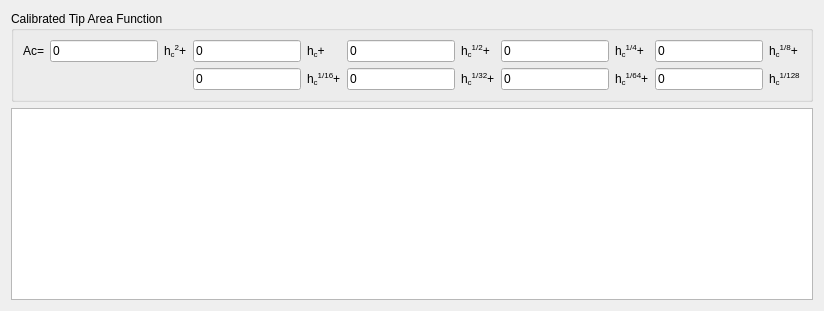
            <widget class="QWidget" name="tab_2">
             <attribute name="title">
              <string>Tip Area Function</string>
             </attribute>
             <layout class="QGridLayout" name="gridLayout_13">
              <item row="2" column="0" colspan="12">
               <widget class="QGraphicsView" name="graphicsView_TAF_tabTAF">
                <property name="sizePolicy">
                 <sizepolicy hsizetype="Expanding" vsizetype="Expanding">
                  <horstretch>100</horstretch>
                  <verstretch>100</verstretch>
                 </sizepolicy>
                </property>
               </widget>
              </item>
              <item row="1" column="0" colspan="12">
               <widget class="QGroupBox" name="groupBox_22">
                <property name="sizePolicy">
                 <sizepolicy hsizetype="Expanding" vsizetype="Minimum">
                  <horstretch>0</horstretch>
                  <verstretch>0</verstretch>
                 </sizepolicy>
                </property>
                <property name="minimumSize">
                 <size>
                  <width>800</width>
                  <height>0</height>
                 </size>
                </property>
                <property name="title">
                 <string>Calibrated Tip Area Function</string>
                </property>
                <layout class="QGridLayout" name="gridLayout_42">
                 <item row="0" column="8">
                  <widget class="QLabel" name="label_30">
                   <property name="sizePolicy">
                    <sizepolicy hsizetype="Maximum" vsizetype="Preferred">
                     <horstretch>0</horstretch>
                     <verstretch>0</verstretch>
                    </sizepolicy>
                   </property>
                   <property name="text">
                    <string>&lt;html&gt;&lt;head/&gt;&lt;body&gt;&lt;p&gt;h&lt;span style=&quot; vertical-align:sub;&quot;&gt;c&lt;/span&gt;&lt;span style=&quot; vertical-align:super;&quot;&gt;1/4&lt;/span&gt;+&lt;/p&gt;&lt;/body&gt;&lt;/html&gt;</string>
                   </property>
                  </widget>
                 </item>
                 <item row="0" column="0">
                  <widget class="QLabel" name="label_26">
                   <property name="sizePolicy">
                    <sizepolicy hsizetype="Maximum" vsizetype="Preferred">
                     <horstretch>0</horstretch>
                     <verstretch>0</verstretch>
                    </sizepolicy>
                   </property>
                   <property name="text">
                    <string>Ac=</string>
                   </property>
                  </widget>
                 </item>
                 <item row="0" column="5">
                  <widget class="QLineEdit" name="lineEdit_TAF3_tabTAF">
                   <property name="text">
                    <string>0</string>
                   </property>
                   <property name="readOnly">
                    <bool>true</bool>
                   </property>
                  </widget>
                 </item>
                 <item row="0" column="3">
                  <widget class="QLineEdit" name="lineEdit_TAF2_tabTAF">
                   <property name="text">
                    <string>0</string>
                   </property>
                   <property name="readOnly">
                    <bool>true</bool>
                   </property>
                  </widget>
                 </item>
                 <item row="0" column="7">
                  <widget class="QLineEdit" name="lineEdit_TAF4_tabTAF">
                   <property name="text">
                    <string>0</string>
                   </property>
                   <property name="readOnly">
                    <bool>true</bool>
                   </property>
                  </widget>
                 </item>
                 <item row="0" column="1">
                  <widget class="QLineEdit" name="lineEdit_TAF1_tabTAF">
                   <property name="text">
                    <string>0</string>
                   </property>
                   <property name="readOnly">
                    <bool>true</bool>
                   </property>
                  </widget>
                 </item>
                 <item row="0" column="6">
                  <widget class="QLabel" name="label_29">
                   <property name="sizePolicy">
                    <sizepolicy hsizetype="Maximum" vsizetype="Preferred">
                     <horstretch>0</horstretch>
                     <verstretch>0</verstretch>
                    </sizepolicy>
                   </property>
                   <property name="text">
                    <string>&lt;html&gt;&lt;head/&gt;&lt;body&gt;&lt;p&gt;h&lt;span style=&quot; vertical-align:sub;&quot;&gt;c&lt;/span&gt;&lt;span style=&quot; vertical-align:super;&quot;&gt;1/2&lt;/span&gt;+&lt;/p&gt;&lt;/body&gt;&lt;/html&gt;</string>
                   </property>
                  </widget>
                 </item>
                 <item row="0" column="4">
                  <widget class="QLabel" name="label_28">
                   <property name="sizePolicy">
                    <sizepolicy hsizetype="Maximum" vsizetype="Preferred">
                     <horstretch>0</horstretch>
                     <verstretch>0</verstretch>
                    </sizepolicy>
                   </property>
                   <property name="text">
                    <string>&lt;html&gt;&lt;head/&gt;&lt;body&gt;&lt;p&gt;h&lt;span style=&quot; vertical-align:sub;&quot;&gt;c&lt;/span&gt;+&lt;/p&gt;&lt;/body&gt;&lt;/html&gt;</string>
                   </property>
                  </widget>
                 </item>
                 <item row="0" column="2">
                  <widget class="QLabel" name="label_27">
                   <property name="sizePolicy">
                    <sizepolicy hsizetype="Maximum" vsizetype="Preferred">
                     <horstretch>0</horstretch>
                     <verstretch>0</verstretch>
                    </sizepolicy>
                   </property>
                   <property name="text">
                    <string>&lt;html&gt;&lt;head/&gt;&lt;body&gt;&lt;p&gt;h&lt;span style=&quot; vertical-align:sub;&quot;&gt;c&lt;/span&gt;&lt;span style=&quot; vertical-align:super;&quot;&gt;2&lt;/span&gt;+&lt;/p&gt;&lt;/body&gt;&lt;/html&gt;</string>
                   </property>
                  </widget>
                 </item>
                 <item row="0" column="9">
                  <widget class="QLineEdit" name="lineEdit_TAF5_tabTAF">
                   <property name="text">
                    <string>0</string>
                   </property>
                   <property name="readOnly">
                    <bool>true</bool>
                   </property>
                  </widget>
                 </item>
                 <item row="0" column="10">
                  <widget class="QLabel" name="label_31">
                   <property name="sizePolicy">
                    <sizepolicy hsizetype="Maximum" vsizetype="Preferred">
                     <horstretch>0</horstretch>
                     <verstretch>0</verstretch>
                    </sizepolicy>
                   </property>
                   <property name="text">
                    <string>&lt;html&gt;&lt;head/&gt;&lt;body&gt;&lt;p&gt;h&lt;span style=&quot; vertical-align:sub;&quot;&gt;c&lt;/span&gt;&lt;span style=&quot; vertical-align:super;&quot;&gt;1/8&lt;/span&gt;+&lt;/p&gt;&lt;/body&gt;&lt;/html&gt;</string>
                   </property>
                  </widget>
                 </item>
                 <item row="1" column="3">
                  <widget class="QLineEdit" name="lineEdit_TAF6_tabTAF">
                   <property name="text">
                    <string>0</string>
                   </property>
                  </widget>
                 </item>
                 <item row="1" column="4">
                  <widget class="QLabel" name="label_139">
                   <property name="text">
                    <string>&lt;html&gt;&lt;head/&gt;&lt;body&gt;&lt;p&gt;h&lt;span style=&quot; vertical-align:sub;&quot;&gt;c&lt;/span&gt;&lt;span style=&quot; vertical-align:super;&quot;&gt;1/16&lt;/span&gt;+&lt;/p&gt;&lt;/body&gt;&lt;/html&gt;</string>
                   </property>
                  </widget>
                 </item>
                 <item row="1" column="5">
                  <widget class="QLineEdit" name="lineEdit_TAF7_tabTAF">
                   <property name="text">
                    <string>0</string>
                   </property>
                  </widget>
                 </item>
                 <item row="1" column="6">
                  <widget class="QLabel" name="label_140">
                   <property name="text">
                    <string>&lt;html&gt;&lt;head/&gt;&lt;body&gt;&lt;p&gt;h&lt;span style=&quot; vertical-align:sub;&quot;&gt;c&lt;/span&gt;&lt;span style=&quot; vertical-align:super;&quot;&gt;1/32&lt;/span&gt;+&lt;/p&gt;&lt;/body&gt;&lt;/html&gt;</string>
                   </property>
                  </widget>
                 </item>
                 <item row="1" column="7">
                  <widget class="QLineEdit" name="lineEdit_TAF8_tabTAF">
                   <property name="text">
                    <string>0</string>
                   </property>
                  </widget>
                 </item>
                 <item row="1" column="8">
                  <widget class="QLabel" name="label_141">
                   <property name="text">
                    <string>&lt;html&gt;&lt;head/&gt;&lt;body&gt;&lt;p&gt;h&lt;span style=&quot; vertical-align:sub;&quot;&gt;c&lt;/span&gt;&lt;span style=&quot; vertical-align:super;&quot;&gt;1/64&lt;/span&gt;+&lt;/p&gt;&lt;/body&gt;&lt;/html&gt;</string>
                   </property>
                  </widget>
                 </item>
                 <item row="1" column="9">
                  <widget class="QLineEdit" name="lineEdit_TAF9_tabTAF">
                   <property name="text">
                    <string>0</string>
                   </property>
                  </widget>
                 </item>
                 <item row="1" column="10">
                  <widget class="QLabel" name="label_142">
                   <property name="text">
                    <string>&lt;html&gt;&lt;head/&gt;&lt;body&gt;&lt;p&gt;h&lt;span style=&quot; vertical-align:sub;&quot;&gt;c&lt;/span&gt;&lt;span style=&quot; vertical-align:super;&quot;&gt;1/128&lt;/span&gt;&lt;/p&gt;&lt;/body&gt;&lt;/html&gt;</string>
                   </property>
                  </widget>
                 </item>
                </layout>
               </widget>
              </item>
             </layout>
            </widget>
